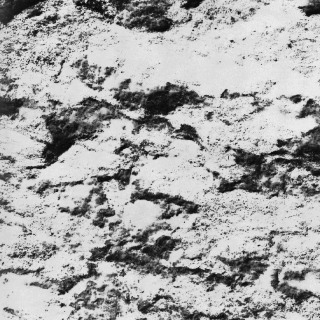
%> input picture ondelettes/Fichier .m pour TP ondelettes/Texture1.png, 320 x 320 px
$ octave exoTextures.m   (GNU Octave 9; MATLAB toolbox functions it lacks are replaced by stand-ins)
%> lines starting %> are read from the running program, lines starting %| are printed output that depends on the picture
%exoTextures
close all; clear variables;
Texture1 = im2double(imread('Texture1.png'));
%> Texture1: size 320x320 double; min 0.00784, max 0.918, mean 0.654
Texture2 = im2double(imread('Texture2.png'));
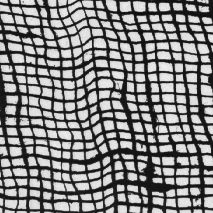
%> input picture ondelettes/Fichier .m pour TP ondelettes/Texture2.png, 213 x 213 px
%> Texture2: size 213x213 double; min 0, max 1, mean 0.519
Texture3 = im2double(imread('Texture3.png'));
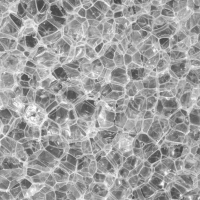
%> input picture ondelettes/Fichier .m pour TP ondelettes/Texture3.png, 200 x 200 px
%> Texture3: size 200x200 double; min 0.267, max 0.996, mean 0.622
Texture4 = im2double(imread('Texture4.png'));
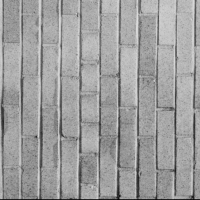
%> input picture ondelettes/Fichier .m pour TP ondelettes/Texture4.png, 200 x 200 px
%> Texture4: size 200x200 double; min 0.0275, max 0.863, mean 0.62
Texture5 = im2double(imread('Texture5.png'));
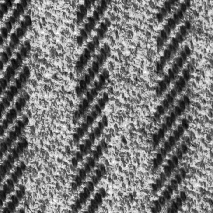
%> input picture ondelettes/Fichier .m pour TP ondelettes/Texture5.png, 213 x 213 px
%> Texture5: size 213x213 double; min 0, max 1, mean 0.466
Texture6 = im2double(imread('Texture6.png'));
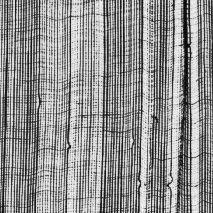
%> input picture ondelettes/Fichier .m pour TP ondelettes/Texture6.png, 213 x 213 px
%> Texture6: size 213x213 double; min 0.0392, max 1, mean 0.57
%> (the run ends here)
